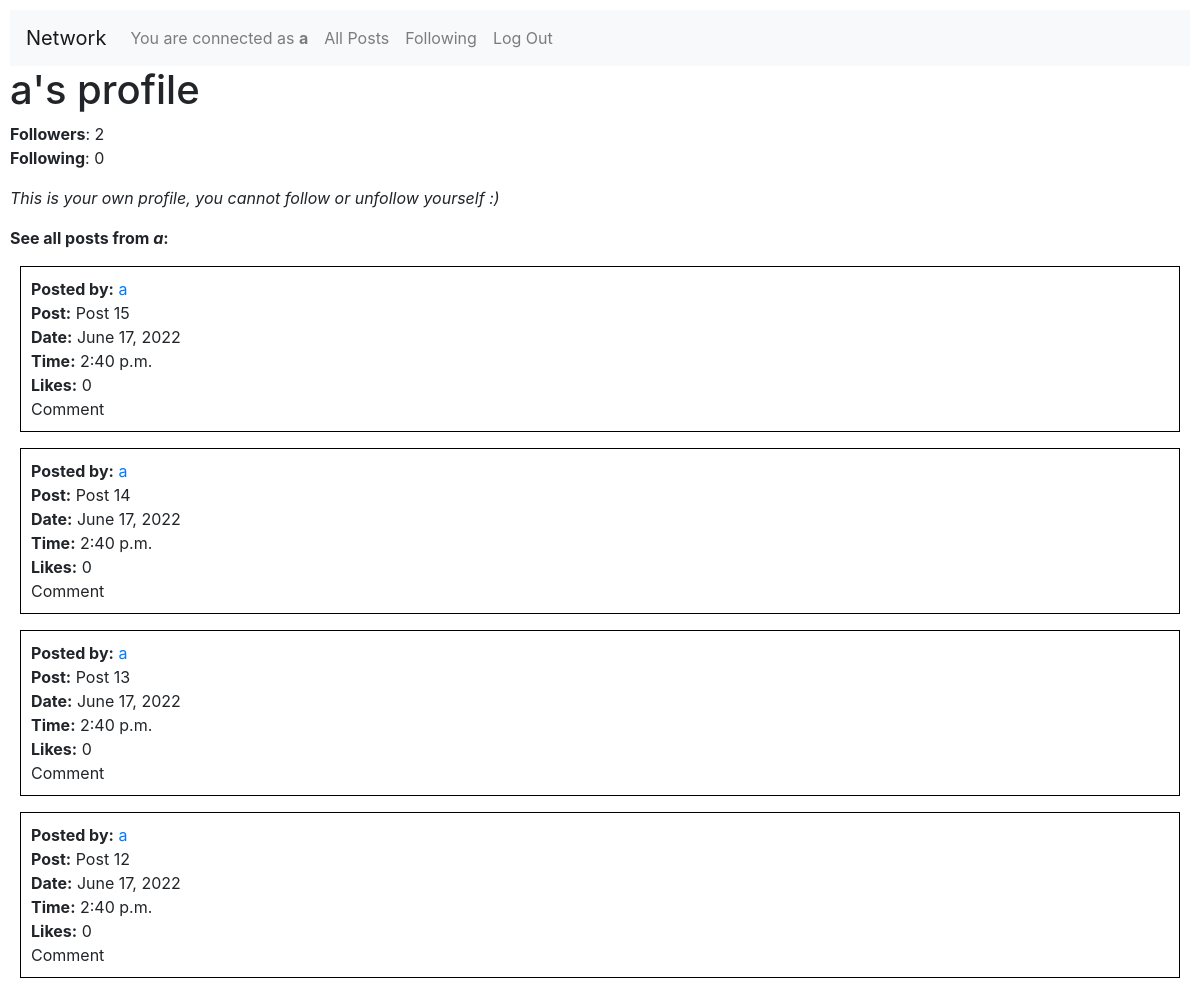
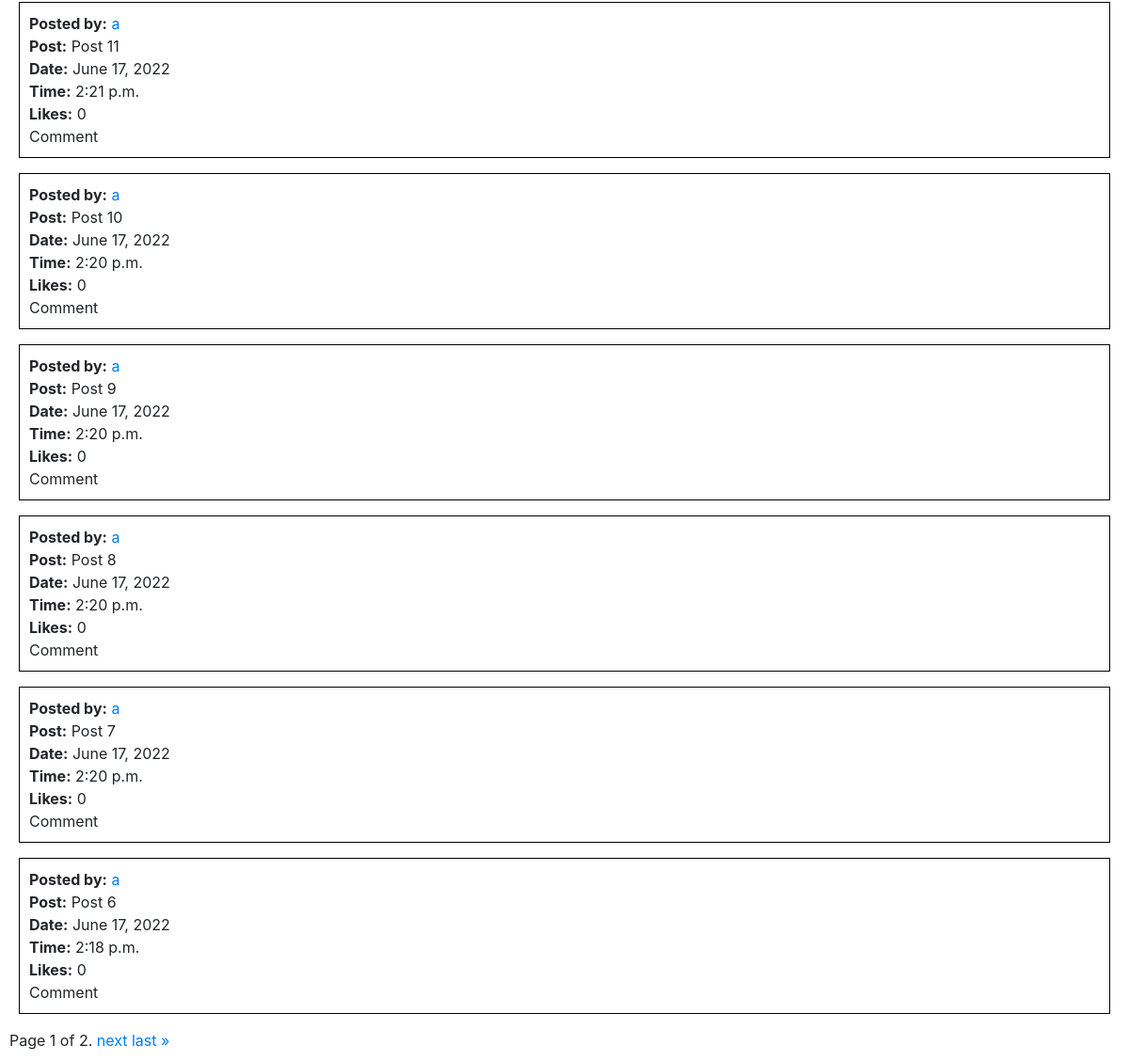
Screenshot of /user/a (signed in) with the database file from the repository (2 pictures, top to bottom).
### network/models.py (models this page shows, shortened)
class User(AbstractUser):
    pass
    def __str__(self):
        return f"USER NUMBER '{self.id}' is '{self.username}'. LAST CONNEXION: {self.last_login}."

class Post(models.Model):
    userid = models.ForeignKey(User, on_delete=models.CASCADE, related_name="user")
    post = models.TextField(max_length=500)
    datetime = models.DateTimeField(default=datetime.now)
    likes = models.IntegerField(default=0)

### network/views.py (the view)
# urls.py: path("user/<str:username>", views.profile_page, name="profile_page"),
def profile_page(request, username):
    if request.method == "POST":
        if 'follow' in request.POST:
            try:
                user_profiled = User.objects.filter(username=username)
                user_profiled_id = user_profiled.values_list('id', flat=True)
                user_profiled_id = user_profiled_id[0]
                user_posts = Post.objects.filter(userid=user_profiled_id).order_by('-id')
                paginator = Paginator(user_posts, 10) # test Paginator with 10 per page
                page_number = request.GET.get('page')
                page_obj = paginator.get_page(page_number)
                amount_of_followers = Follower.objects.filter(followed=user_profiled_id).count()
                amount_of_following = Follower.objects.filter(follower=user_profiled_id).count()
                user_logged_in = request.user.id
                isfollowing = Follower.objects.filter(followed=user_profiled_id,follower=user_logged_in).count()
                followed = User.objects.filter(id=user_profiled_id)
                followed = followed[0]
                follower = User.objects.filter(id=user_logged_in)
                follower = follower[0]
                follow = Follower(followed=followed,follower=follower)
                follow.save()
                amount_of_followers = Follower.objects.filter(followed=user_profiled_id).count()
                amount_of_following = Follower.objects.filter(follower=user_profiled_id).count()
                isfollowing = Follower.objects.filter(followed=user_profiled_id,follower=user_logged_in).count()
                return render(request, "network/profile.html", {
                            "username": username,
                            "user_profiled": user_profiled,
                            "user_profiled_id": user_profiled_id,
                            "amount_of_followers": amount_of_followers,
                            "amount_of_following": amount_of_following,
                            "user_logged_in": user_logged_in,
                            "isfollowing": isfollowing,
                            "user_posts": user_posts,
                            "post_request": "follow",
                            "page_obj": page_obj
                        })
            except IndexError:
                return render(request, "network/missingprofile.html", {
                            "username": username,
                        })
        elif 'unfollow' in request.POST:
            try:
                user_profiled = User.objects.filter(username=username)
                user_profiled_id = user_profiled.values_list('id', flat=True)
                user_profiled_id = user_profiled_id[0]
                user_posts = Post.objects.filter(userid=user_profiled_id).order_by('-id')
                paginator = Paginator(user_posts, 10) # test Paginator with 10 per page
                page_number = request.GET.get('page')
                page_obj = paginator.get_page(page_number)
                amount_of_followers = Follower.objects.filter(followed=user_profiled_id).count()
                amount_of_following = Follower.objects.filter(follower=user_profiled_id).count()
                user_logged_in = request.user.id
                user_logged_in = int(user_logged_in)
                isfollowing = Follower.objects.filter(followed=user_profiled_id,follower=user_logged_in).count()
                followed = User.objects.filter(id=user_profiled_id)
                followed = followed[0]
                follower = User.objects.filter(id=user_logged_in)
                follower = follower[0]
                follow = Follower.objects.filter(followed=followed,follower=follower)
                follow.delete()
                amount_of_followers = Follower.objects.filter(followed=user_profiled_id).count()
                amount_of_following = Follower.objects.filter(follower=user_profiled_id).count()
                isfollowing = Follower.objects.filter(followed=user_profiled_id,follower=user_logged_in).count()
                return render(request, "network/profile.html", {
                            "username": username,
                            "user_profiled": user_profiled,
                            "user_profiled_id": user_profiled_id,
                            "amount_of_followers": amount_of_followers,
                            "amount_of_following": amount_of_following,
                            "user_logged_in": user_logged_in,
                            "isfollowing": isfollowing,
                            "user_posts": user_posts,
                            "post_request": "unfollow",
                            "page_obj": page_obj
                        })
            except IndexError:
                return render(request, "network/missingprofile.html", {
                            "username": username,
                        })
    else:
        try:
            user_profiled = User.objects.filter(username=username)
            user_profiled_id = user_profiled.values_list('id', flat=True)
            user_profiled_id = user_profiled_id[0]
            user_posts = Post.objects.filter(userid=user_profiled_id).order_by('-id')
            paginator = Paginator(user_posts, 10) # test Paginator with 10 per page
            page_number = request.GET.get('page')
            page_obj = paginator.get_page(page_number)
            amount_of_followers = Follower.objects.filter(followed=user_profiled_id).count()
            amount_of_following = Follower.objects.filter(follower=user_profiled_id).count()
            user_logged_in = request.user.id
            isfollowing = Follower.objects.filter(followed=user_profiled_id,follower=user_logged_in).count()
            return render(request, "network/profile.html", {
                        "username": username,
                        "user_profiled": user_profiled,
                        "user_profiled_id": user_profiled_id,
                        "amount_of_followers": amount_of_followers,
                        "amount_of_following": amount_of_following,
                        "user_logged_in": user_logged_in,
                        "isfollowing": isfollowing,
                        "user_posts": user_posts,
                        "page_obj": page_obj
                    })
        except IndexError:
            return render(request, "network/missingprofile.html", {
                        "username": username,
                    })

### network/templates/network/profile.html (shortened to what this page needs)
{% extends "network/layout.html" %}
{% block body %}
    <h1>{{ username }}'s profile</h1>
    <b>Followers</b>: {{ amount_of_followers }}
    <br>
    <b>Following</b>: {{ amount_of_following }}
    {% if username == user.username %}
        <i>This is your own profile, you cannot follow or unfollow yourself :)</i>
    {% endif %}
    <b>See all posts from <i>{{ username }}</i>:</b>
    {% for user_post in page_obj %}
        <div class="subdiv">
            <b>Posted by:</b> <a href="{% url 'profile_page' user_post.userid.username %}">{{ user_post.userid.username }}</a>
            <br>
            <b>Post:</b> {{ user_post.post }}
            <br>
            <b>Date:</b> {{ user_post.datetime.date }}
            <br>
            <b>Time:</b> {{ user_post.datetime.time }}
            <br>
            <b>Likes:</b> {{ user_post.likes }}
            <br>
            Comment
            <br>
        </div>
    {% empty %}
        <i>{{ username }}</i> hasn't published any post, yet.
        <p></p>
    {% endfor %}
    <div class="pagination">
        <span class="step-links">
            <span class="current">
                Page {{ page_obj.number }} of {{ page_obj.paginator.num_pages }}.
            </span>
            {% if page_obj.has_next %}
                <a href="?page={{ page_obj.next_page_number }}">next</a>
                <a href="?page={{ page_obj.paginator.num_pages }}">last &raquo;</a>
            {% endif %}
        </span>
    </div>
{% endblock %}

### network/templates/network/layout.html (shortened to what this page needs)
{% load static %}
<!DOCTYPE html>
<html lang="en">
    <head>
        <link rel="stylesheet" href="https://stackpath.bootstrapcdn.com/bootstrap/4.4.1/css/bootstrap.min.css">
        <link href="{% static 'network/styles.css' %}" rel="stylesheet">
    </head>
    <body>
        <nav class="navbar navbar-expand-lg navbar-light bg-light">
            <a class="navbar-brand" href="#">Network</a>
            <div>
              <ul class="navbar-nav mr-auto">
                {% if user.is_authenticated %}
                    <li class="nav-item">
                        <a class="nav-link" href="#">You are connected as <strong> {{ user.username }}</strong></a>
                    </li>
                {% endif %}
                <li class="nav-item">
                  <a class="nav-link" href="{% url 'index' %}">All Posts</a>
                </li>
                {% if user.is_authenticated %}
                    <li class="nav-item">
                        <a class="nav-link" href="{% url 'following' %}">Following</a>
                    </li>
                    <li class="nav-item">
                        <a class="nav-link" href="{% url 'logout' %}">Log Out</a>
                    </li>
                {% endif %}
              </ul>
            </div>
          </nav>
        <div class="body">
            {% block body %}
            {% endblock %}
        </div>
    </body>
</html>

### network/static/network/styles.css (style rules this page uses)
body { padding: 10px; }
.subdiv { border: black; border-width: 1px; border-style: solid; margin: 10px; padding: 10px; }

### rows the page displays
User: username "a"
Post: userid.username "a", post "Post 15", datetime "June 17, 2022", datetime.time "2:40 p.m.", likes "0"
Post: userid.username "a", post "Post 14", datetime "June 17, 2022", datetime.time "2:40 p.m.", likes "0"
Post: userid.username "a", post "Post 13", datetime "June 17, 2022", datetime.time "2:40 p.m.", likes "0"
Post: userid.username "a", post "Post 12", datetime "June 17, 2022", datetime.time "2:40 p.m.", likes "0"
Post: userid.username "a", post "Post 11", datetime "June 17, 2022", datetime.time "2:21 p.m.", likes "0"
Post: userid.username "a", post "Post 10", datetime "June 17, 2022", datetime.time "2:20 p.m.", likes "0"
Post: userid.username "a", post "Post 9", datetime "June 17, 2022", datetime.time "2:20 p.m.", likes "0"
Post: userid.username "a", post "Post 8", datetime "June 17, 2022", datetime.time "2:20 p.m.", likes "0"
Post: userid.username "a", post "Post 7", datetime "June 17, 2022", datetime.time "2:20 p.m.", likes "0"
Post: userid.username "a", post "Post 6", datetime "June 17, 2022", datetime.time "2:18 p.m.", likes "0"

### other values shown
{{ username }} "a"
{{ amount_of_followers }} "2"
{{ amount_of_following }} "0"
{{ page_obj.number }} "1"
{{ page_obj.paginator.num_pages }} "2"
